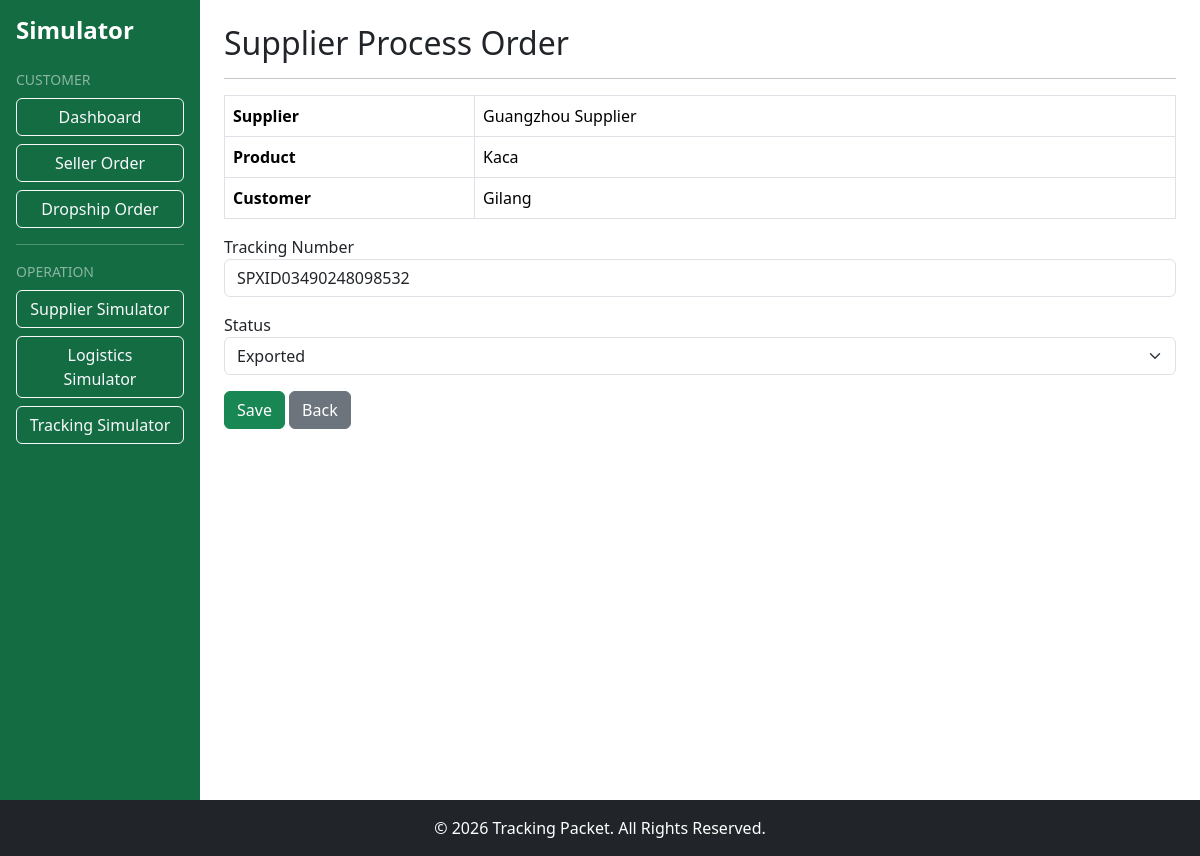
The app's page /simulator/supplier/update.php?id=2 (signed in) with its own data.
### tables this page shows
CREATE TABLE `dropship_orders` (
  `id` int(11) NOT NULL,
  `dropshipper_id` int(11) NOT NULL,
  `supplier_name` varchar(150) NOT NULL,
  `product_name` varchar(255) NOT NULL,
  `customer_name` varchar(100) NOT NULL,
  `customer_country` varchar(100) NOT NULL,
  `customer_address` text NOT NULL,
  `tracking_number` varchar(100) DEFAULT NULL,
  `status` varchar(100) DEFAULT 'Pending',
  `created_at` timestamp NOT NULL DEFAULT current_timestamp()
);

### simulator/supplier/update.php (the view, shortened to what this page needs)
<?php
$id = (int) $_GET['id'];
$query = mysqli_query(
    $conn,
    "SELECT *
     FROM dropship_orders
     WHERE id='$id'"
);
$order = mysqli_fetch_assoc($query);
include '../../includes/layout-simulator-top.php';
?>
<h2>Supplier Process Order</h2>
<hr>
<table class="table table-bordered">
    <tr>
        <th width="250">Supplier</th>
        <td><?= $order['supplier_name']; ?></td>
    </tr>
    <tr>
        <th>Product</th>
        <td><?= $order['product_name']; ?></td>
    </tr>
    <tr>
        <th>Customer</th>
        <td><?= $order['customer_name']; ?></td>
    </tr>
</table>
<form method="POST">
    <div class="mb-3">
        <label>Tracking Number</label>
        <input
            type="text"
            name="tracking_number"
            class="form-control"
            value="<?= $order['tracking_number']; ?>">
    </div>
    <div class="mb-3">
        <label>Status</label>
        <select
            name="status"
            class="form-select"
            required>
            <option value="Exported"
                <?= $order['status'] == 'Exported' ? 'selected' : ''; ?>>
                Exported
            </option>
        </select>
    </div>
    <button
        type="submit"
        name="save"
        class="btn btn-success">
        Save
    </button>
    <a
        href="index.php"
        class="btn btn-secondary">
        Back
    </a>
</form>
<?php include '../../includes/layout-simulator-bottom.php'; ?>

### records on screen
dropship_orders: supplier_name "Guangzhou Supplier", product_name "Kaca", customer_name "Gilang", tracking_number "SPXID03490248098532", status "Exported"
